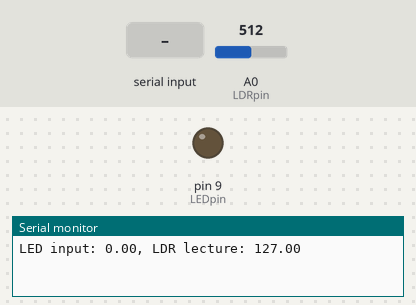
A sketch run on a simulated Arduino Uno, built with avr-gcc and run on an emulated ATmega328P. On the bench: output pins drawn as LEDs (lit = HIGH), the last lines printed to the serial monitor. The inputs (shaded band) are chosen by the test bench; at power-on: A0 (LDRpin) = 512.

Above: at 1.2 s.
1.3 s: "90,45\n" received over Serial
At 2.7 s:
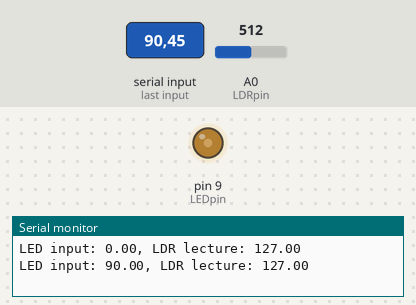
3.8 s: "30,150\n" received over Serial
At 5.9 s:
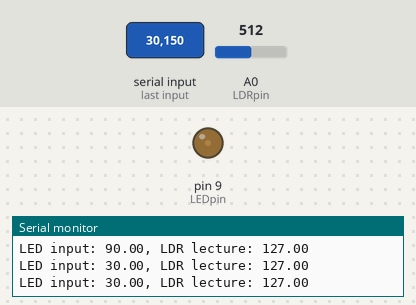
6.3 s: "200\n" received over Serial
At 7.7 s:
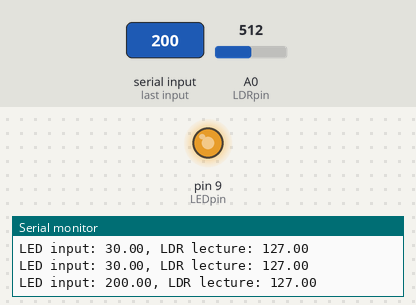
8.8 s: "90\n" received over Serial
At 10.8 s:
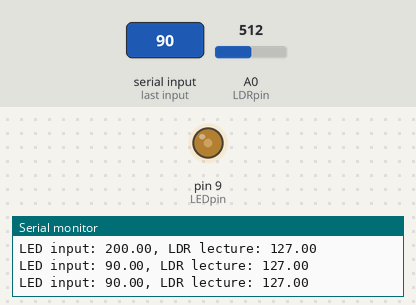
Timing chart, 0 to 12.3 s (numbered marks = the images above; inputs shaded):
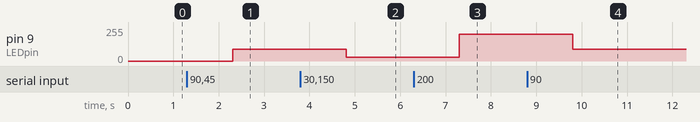

Measured:
- after the input at 1.3 s, pin 9 (LEDpin): 0/255 → 90/255 after 1.0 s
- after the input at 3.8 s, pin 9 (LEDpin): 90/255 → 30/255 after 1.0 s
- after the input at 6.3 s, pin 9 (LEDpin): 30/255 → 200/255 after 1.0 s
- after the input at 8.8 s, pin 9 (LEDpin): 200/255 → 90/255 after 1.0 s

The sketch:

ldr_test.ino
```cpp
/* Code to test the open loop system and write a value to the LED. */

// Definition of the LDR measurmente (ADC A0) and the PWM digital output pin (9)
byte LEDpin = 9;
byte LDRpin = A0;

// Definition of auxiliar variables
String lecture;
double Input, Output;

// Definition of time auxiliar variables
unsigned long Time = 0, Time_ant = 0;

// Function to read data from the keyboard
void newConfigParameter() {

  if (Serial.available() > 0) {
    lecture = Serial.readString();
    Input = lecture.toFloat();
  }
}

// Setup function to initialize the serial communications and the output pin
void setup() {
  Serial.begin(9600);
  pinMode(LEDpin, OUTPUT);
}

// Loop function
void loop()
{
  // Read the current time in miliseconds
  Time = millis();

  // Read data from the keyboard
  if (Serial.available() > 0) {
    lecture = Serial.readString();
    Input = lecture.toFloat();
    analogWrite(LEDpin, Input);
  }

  // Each second, read the LDP measurment and print
  if (Time - Time_ant >= 1000)
  {
      // Measurement of the LDR sensor, and scale the value from 1023 to 255
      Output = map(analogRead(LDRpin), 0, 1023, 0.0, 255.0);

      // Print data
      Serial.print("LED input: ");
      Serial.print(Input);
      Serial.print(", ");
      Serial.print("LDR lecture: ");
      Serial.println(Output);

      // Update time
      Time_ant = Time;
  }
}
```
